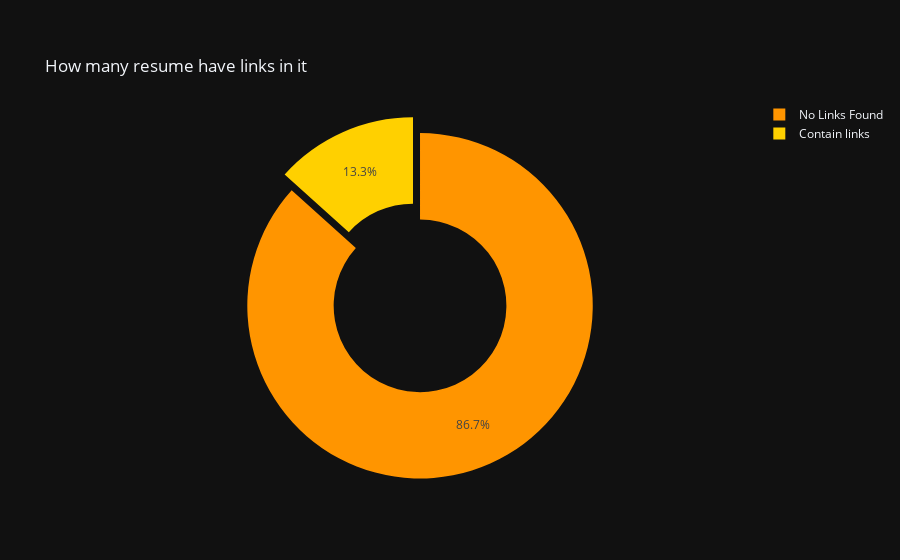

The notebook cell saved with this chart:
### Code cell
fig=go.Figure()

resume_contains_links=len(resumes_df[resumes_df['links']!=0])
fig.add_pie(labels=['Contain links','No Links Found'],
            values=[resume_contains_links,len(resumes_df)-resume_contains_links],
            hole=.5,
            pull=[0,0.1],
            marker=dict(colors=['#ff9500','#ffd000'][::-1],)
            )
fig.update_layout(autosize=False,
                  template='plotly_dark',
                  title='<br>How many resume have links in it<br>')

### Figure 1 — Plotly figure (JSON) as saved in the notebook; plotly's stock layout.template omitted (floating-point values rounded to 4 significant figures)
{"data": [{"hole": 0.5, "labels": ["Contain links", "No Links Found"], "marker": {"colors": ["#ffd000", "#ff9500"]}, "pull": [0, 0.1], "type": "pie", "values": [10, 65]}], "layout": {"autosize": false, "title": {"text": "<br>How many resume have links in it<br>"}}}
